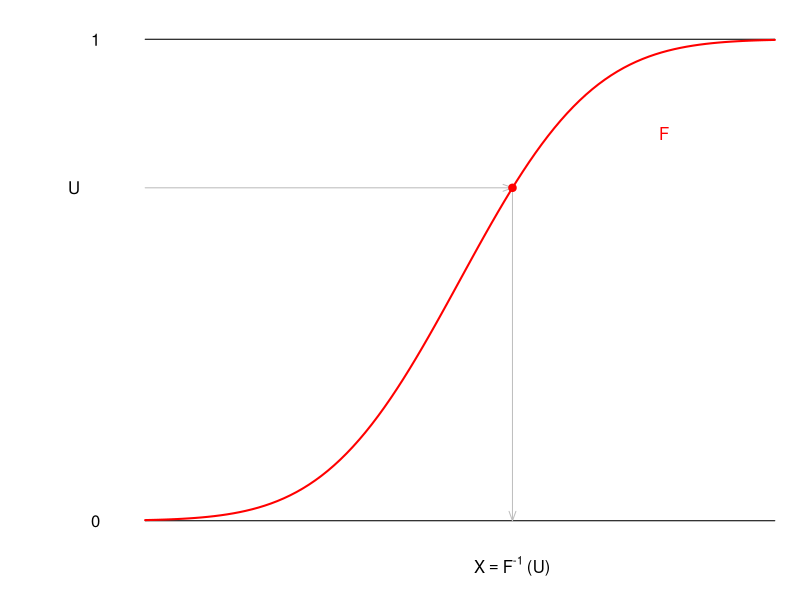
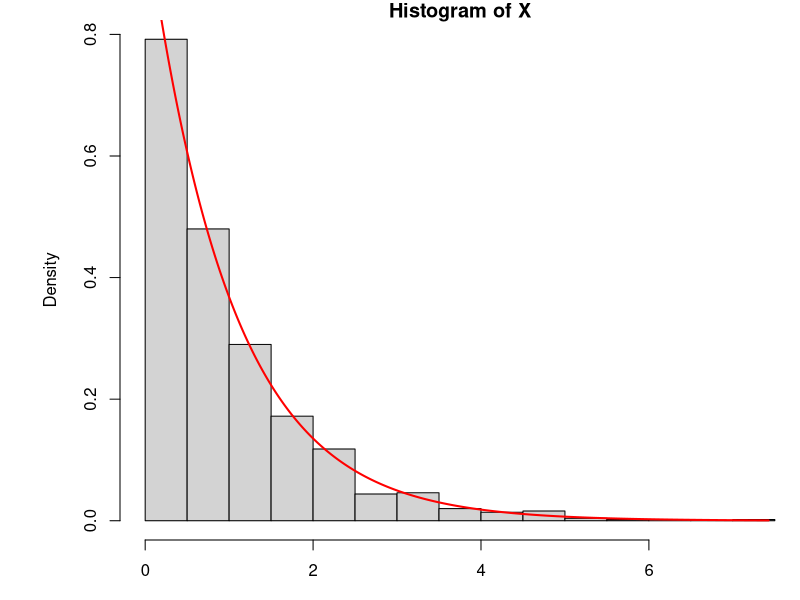
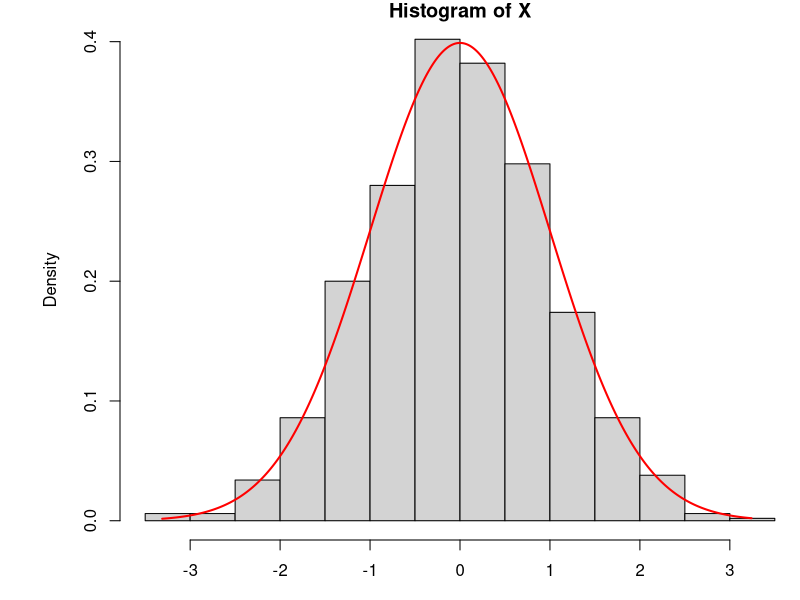
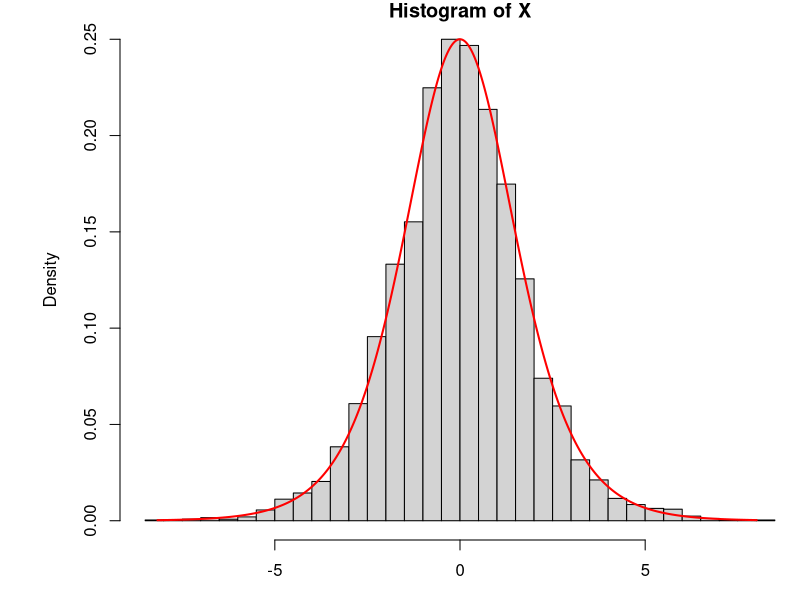

The R source for these figures, in order:
## ---- chunk 1
rgamma(5, 1, 1)
rnorm(5)
rpois(5, 1)
## ---- chunk 2
#| echo: false
#| fig-align: center
#| fig-asp: 0.4

par(mar=c(3,6,1,0))

# empty plot
plot(NA, xlim=c(-3,3), ylim=c(0,1), xlab="", ylab="", axes=FALSE)

# solid horizontal segments at 0 and 1
segments(-3, 0, 3, 0, lty=1)
segments(-3, 1, 3, 1, lty=1)

# "0" and "1" in the left-hand margin with mtext
mtext("0", side=2, at=0, line=1, las=1)
mtext("1", side=2, at=1, line=1, las=1)

# cdf curve (normal), red
curve(pnorm(x), from=-3, to=3, add=TRUE, lwd=2, col="red")

# label the curve with text
text(1.8, 0.8, "F", pos=4, col="red")

# pick a point Y0
Y0 <- 0.5
F0 <- pnorm(Y0)

# dashed lines + solid arrowheads

arrows(Y0, 0, Y0, F0, length=0.1, angle=20, code=1, col = "grey")


arrows(Y0, F0, -3, F0, length=0.1, angle=20, code=1, col = "grey")
points(Y0, F0, col = "red", pch = 19)

# labels at the projection points
mtext(expression(X==F^"-1"~"(U)"), side=1, at=Y0, line=1)
mtext("U", side=2, at=F0, line=2, las=1)
## ---- chunk 3
#| fig-align: center
set.seed(123)
U <- runif(1000)
X <- qgamma(U, 1, 1)
hist(X, breaks = "Scott", freq = FALSE)
curve(dgamma(x, 1, 1), from = min(X), to = max(X), n = 1000, 
      col = "red", lwd = 2, add = TRUE)
## ---- chunk 4
#| fig-align: center
set.seed(123)
U <- runif(1000)
X <- qnorm(U)
hist(X, breaks = "Scott", freq = FALSE)
curve(dnorm(x), from = min(X), to = max(X), n = 1000, 
      col = "red", lwd = 2, add = TRUE)
## ---- chunk 5
set.seed(152638)
U <- runif(5000)
X <- -log((1 / U) - 1)
hist(X, breaks = "Scott", freq = FALSE)
curve(exp(-x) / (1 + exp(-x))^2, from = min(X), to = max(X), n = 1000, 
      col = "red", lwd = 2, add = TRUE)
